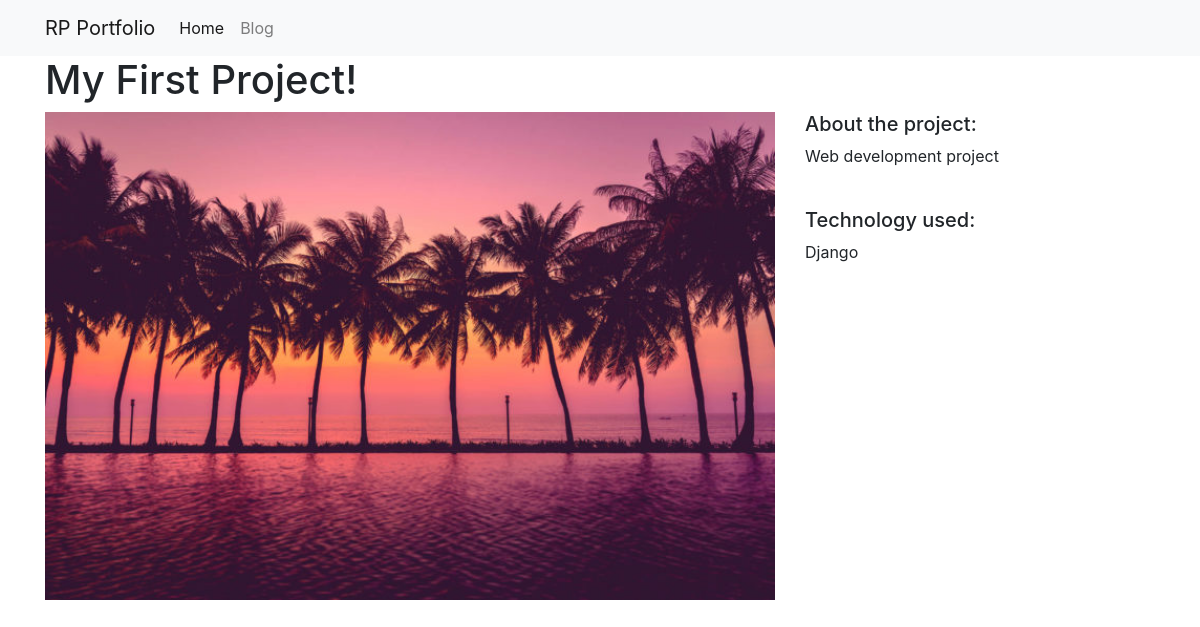
/projects/1/, run on the app's committed database.
### projects/models.py (models this page shows)
class Projects(models.Model):
    title = models.CharField(max_length=100)
    description = models.TextField()
    technology = models.CharField(max_length=20)
    image = models.FilePathField(path="/img")

### projects/views.py (the view)
# urls.py: path("<int:pk>/", views.project_detail, name="project_detail")
def project_detail(request,pk):
    projects = Projects.objects.get(pk=pk)
    context = {
        'projects': projects
    }
    return render(request,'project_detail.html',context)

### projects/templates/project_detail.html
{% extends "base.html" %}
{% load static %}
{% block page_content %}
<h1>{{ projects.title }}</h1>
<div class="row">
    <div class="col-md-8">
        <img src="{% static projects.image %}" alt="" width="100%">
    </div>
    <div class="col-md-4">
        <h5>About the project:</h5>
        <p>{{ projects.description }}</p>
        <br>
        <h5>Technology used:</h5>
        <p>{{ projects.technology }}</p>
    </div>
</div>
{% endblock %}

### data on the page
Projects: title "My First Project!", image (picture), description "Web development project", technology "Django"
